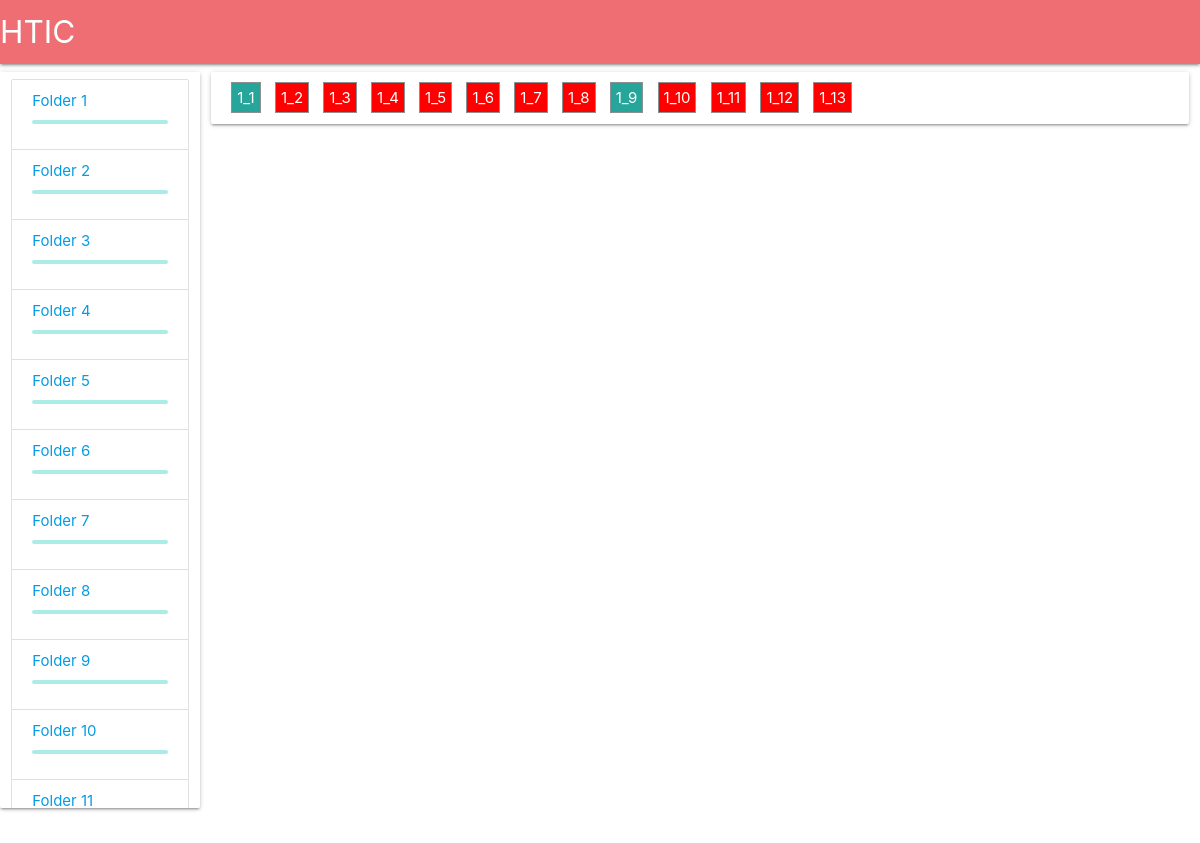
Before: /doceval/1/ with the older database file.
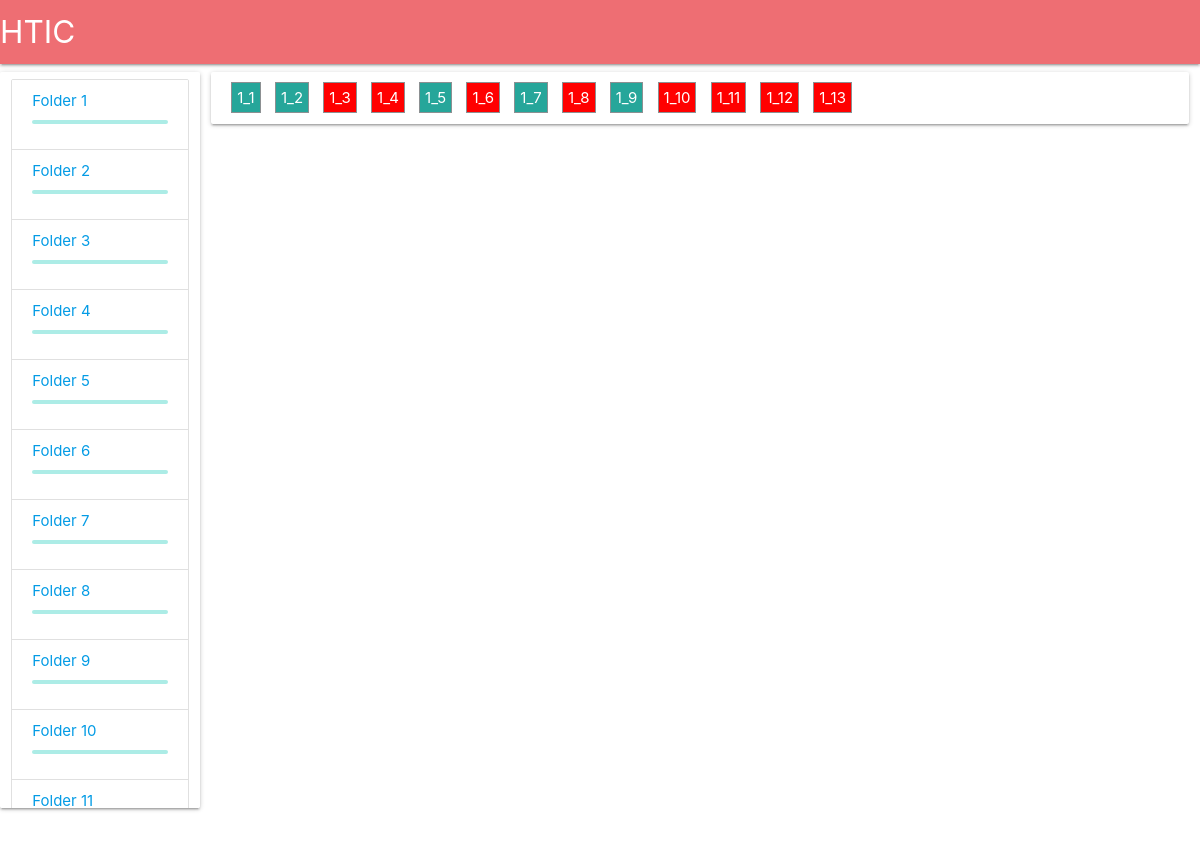
After: the same page with the newer database file.
### app/views.py (the view)
# urls.py: url(r'^doceval/(?P<foldername>\d+)/$',tool_file),
def tool_file(request,foldername):
    docinfo = Docinfo.objects.all()
    foldernames = Docinfo.objects.values('foldername').distinct()
    filenames = Docinfo.objects.all().filter(foldername = foldername)
    return render(request,'file.html',{'foldernames':foldernames,'filenames':filenames})

### app/templates/file.html (shortened to what this page needs)
<!DOCTYPE html>
<html>
    <head>
        <link rel="stylesheet" href="https://cdnjs.cloudflare.com/ajax/libs/materialize/1.0.0-beta/css/materialize.min.css">
    </head>
<body>
<nav id="nav">
    <div class="nav-wrapper">
        <a href="#" class="brand-logo">HTIC</a>
    </div>
</nav>
<div class="row">
    <div id="scroll" class="col s2 card">
        <ul class="collection">
       {% for each in foldernames %}
       <li class="collection-item section scrollspy" ><a  href="/doceval/{{each.foldername}}"><div>Folder {{each.foldername}}</div></a><div class="progress"><div class="determinate" style="width:0%"></div></div></li>
       {% endfor %}
        </ul>
    </div>
  <div class="col s10">
    <div id="Hscroll" class="filename card"  style="padding:1em;overflow-x: scroll ">
        {% for each in filenames %}
        <a  style="border: 1px solid #8c9092;padding: 5px;margin: 5px;background:{% if each.iscomplete in "true" %}rgb(38, 166, 154){% else %}rgb(255, 0, 0) {% endif %};color:white" href="/doceval/{{each.foldername}}/{{each.filename}}">{{each.foldername}}_{{each.filename}}</a>
        {% endfor %}
    </div>
  </div>
</div>
</body>
</html>

Changed rows visible on the page:
changed Docinfo (number 2 of 13 on the later page): iscomplete "false" → "true" (drawn)
changed Docinfo (number 5 of 13 on the later page): iscomplete "false" → "true" (drawn)
changed Docinfo (number 7 of 13 on the later page): iscomplete "false" → "true" (drawn)
